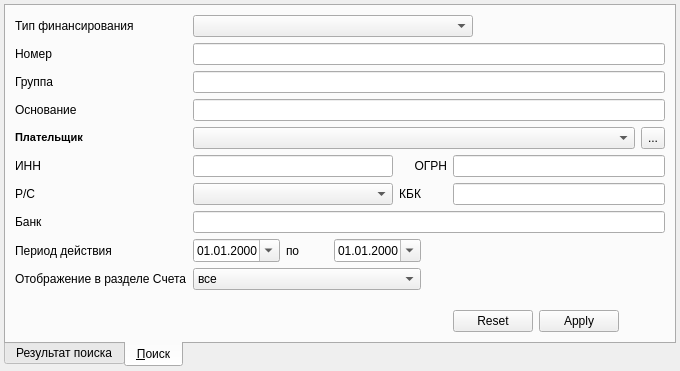
<?xml version="1.0" encoding="UTF-8"?>
<ui version="4.0">
 <class>ContractFindComboBoxPopup</class>
 <widget class="QWidget" name="ContractFindComboBoxPopup">
  <property name="geometry">
   <rect>
    <x>0</x>
    <y>0</y>
    <width>680</width>
    <height>371</height>
   </rect>
  </property>
  <property name="windowTitle">
   <string>Form</string>
  </property>
  <layout class="QGridLayout" name="gridLayout">
   <property name="margin">
    <number>4</number>
   </property>
   <property name="spacing">
    <number>4</number>
   </property>
   <item row="0" column="0">
    <widget class="QTabWidget" name="tabWidget">
     <property name="tabPosition">
      <enum>QTabWidget::South</enum>
     </property>
     <property name="tabShape">
      <enum>QTabWidget::Rounded</enum>
     </property>
     <property name="currentIndex">
      <number>1</number>
     </property>
     <widget class="QWidget" name="tabContractFind">
      <attribute name="title">
       <string>Результат поиска</string>
      </attribute>
      <layout class="QVBoxLayout">
       <property name="spacing">
        <number>4</number>
       </property>
       <property name="margin">
        <number>4</number>
       </property>
       <item>
        <widget class="QTreeView" name="tblContractFind">
         <attribute name="headerVisible">
          <bool>false</bool>
         </attribute>
        </widget>
       </item>
      </layout>
     </widget>
     <widget class="QWidget" name="tabSearch">
      <attribute name="title">
       <string>&amp;Поиск</string>
      </attribute>
      <layout class="QGridLayout" name="gridLayout_2">
       <item row="0" column="0">
        <widget class="QLabel" name="lblFinance">
         <property name="text">
          <string>Тип финансирования</string>
         </property>
        </widget>
       </item>
       <item row="0" column="1" colspan="4">
        <widget class="CRBComboBox" name="cmbFinance"/>
       </item>
       <item row="0" column="5" colspan="2">
        <spacer name="horizontalSpacer">
         <property name="orientation">
          <enum>Qt::Horizontal</enum>
         </property>
         <property name="sizeHint" stdset="0">
          <size>
           <width>186</width>
           <height>20</height>
          </size>
         </property>
        </spacer>
       </item>
       <item row="1" column="0">
        <widget class="QLabel" name="lblNumber">
         <property name="text">
          <string>Номер</string>
         </property>
        </widget>
       </item>
       <item row="1" column="1" colspan="6">
        <widget class="QLineEdit" name="edtNumber"/>
       </item>
       <item row="2" column="0">
        <widget class="QLabel" name="lblGrouping">
         <property name="text">
          <string>Группа</string>
         </property>
        </widget>
       </item>
       <item row="2" column="1" colspan="6">
        <widget class="QLineEdit" name="edtGrouping"/>
       </item>
       <item row="3" column="0">
        <widget class="QLabel" name="lblResolution">
         <property name="text">
          <string>Основание</string>
         </property>
        </widget>
       </item>
       <item row="3" column="1" colspan="6">
        <widget class="QLineEdit" name="edtResolution"/>
       </item>
       <item row="4" column="0">
        <widget class="QLabel" name="lblPayer">
         <property name="text">
          <string>&lt;html&gt;&lt;head&gt;&lt;meta name=&quot;qrichtext&quot; content=&quot;1&quot; /&gt;&lt;style type=&quot;text/css&quot;&gt;
p, li { white-space: pre-wrap; }
&lt;/style&gt;&lt;/head&gt;&lt;body style=&quot; font-family:'MS Shell Dlg 2'; font-size:8.25pt; font-weight:400; font-style:normal;&quot;&gt;
&lt;p style=&quot; margin-top:0px; margin-bottom:0px; margin-left:0px; margin-right:0px; -qt-block-indent:0; text-indent:0px;&quot;&gt;&lt;span style=&quot; font-size:8pt; font-weight:600;&quot;&gt;Плательщик&lt;/span&gt;&lt;/p&gt;&lt;/body&gt;&lt;/html&gt;</string>
         </property>
         <property name="buddy">
          <cstring>cmbPayer</cstring>
         </property>
        </widget>
       </item>
       <item row="4" column="1" colspan="5">
        <widget class="COrgComboBox" name="cmbPayer"/>
       </item>
       <item row="4" column="6">
        <widget class="QToolButton" name="btnSelectPayer">
         <property name="sizePolicy">
          <sizepolicy hsizetype="Fixed" vsizetype="Ignored">
           <horstretch>0</horstretch>
           <verstretch>0</verstretch>
          </sizepolicy>
         </property>
         <property name="text">
          <string>...</string>
         </property>
        </widget>
       </item>
       <item row="5" column="0">
        <widget class="QLabel" name="lblPayerINN">
         <property name="text">
          <string>ИНН</string>
         </property>
         <property name="alignment">
          <set>Qt::AlignLeading|Qt::AlignLeft|Qt::AlignVCenter</set>
         </property>
         <property name="buddy">
          <cstring>edtPayerINN</cstring>
         </property>
        </widget>
       </item>
       <item row="5" column="1">
        <widget class="QLineEdit" name="edtPayerINN">
         <property name="inputMask">
          <string>9999999999; </string>
         </property>
         <property name="maxLength">
          <number>10</number>
         </property>
         <property name="readOnly">
          <bool>true</bool>
         </property>
        </widget>
       </item>
       <item row="5" column="2" colspan="2">
        <widget class="QLabel" name="lblPayerOGRN">
         <property name="sizePolicy">
          <sizepolicy hsizetype="Preferred" vsizetype="Preferred">
           <horstretch>0</horstretch>
           <verstretch>0</verstretch>
          </sizepolicy>
         </property>
         <property name="text">
          <string>ОГРН</string>
         </property>
         <property name="scaledContents">
          <bool>false</bool>
         </property>
         <property name="alignment">
          <set>Qt::AlignRight|Qt::AlignTrailing|Qt::AlignVCenter</set>
         </property>
         <property name="buddy">
          <cstring>edtPayerOGRN</cstring>
         </property>
        </widget>
       </item>
       <item row="5" column="4" colspan="3">
        <widget class="QLineEdit" name="edtPayerOGRN">
         <property name="readOnly">
          <bool>true</bool>
         </property>
        </widget>
       </item>
       <item row="6" column="0">
        <widget class="QLabel" name="lblPayerAccount">
         <property name="text">
          <string>Р/C</string>
         </property>
         <property name="alignment">
          <set>Qt::AlignLeading|Qt::AlignLeft|Qt::AlignVCenter</set>
         </property>
         <property name="buddy">
          <cstring>cmbPayerAccount</cstring>
         </property>
        </widget>
       </item>
       <item row="6" column="1">
        <widget class="COrgAccComboBox" name="cmbPayerAccount"/>
       </item>
       <item row="6" column="2">
        <widget class="QLabel" name="lblPayerKBK">
         <property name="sizePolicy">
          <sizepolicy hsizetype="Preferred" vsizetype="Preferred">
           <horstretch>0</horstretch>
           <verstretch>0</verstretch>
          </sizepolicy>
         </property>
         <property name="text">
          <string>КБК</string>
         </property>
         <property name="scaledContents">
          <bool>false</bool>
         </property>
         <property name="alignment">
          <set>Qt::AlignRight|Qt::AlignTrailing|Qt::AlignVCenter</set>
         </property>
         <property name="buddy">
          <cstring>edtPayerKBK</cstring>
         </property>
        </widget>
       </item>
       <item row="6" column="4" colspan="3">
        <widget class="QLineEdit" name="edtPayerKBK"/>
       </item>
       <item row="7" column="0">
        <widget class="QLabel" name="lblPayerBank">
         <property name="text">
          <string>Банк</string>
         </property>
         <property name="alignment">
          <set>Qt::AlignLeading|Qt::AlignLeft|Qt::AlignVCenter</set>
         </property>
         <property name="buddy">
          <cstring>edtPayerBank</cstring>
         </property>
        </widget>
       </item>
       <item row="7" column="1" colspan="6">
        <widget class="QLineEdit" name="edtPayerBank">
         <property name="readOnly">
          <bool>true</bool>
         </property>
        </widget>
       </item>
       <item row="8" column="0">
        <widget class="QLabel" name="lblPeriod">
         <property name="text">
          <string>Период действия</string>
         </property>
        </widget>
       </item>
       <item row="8" column="1" colspan="2">
        <layout class="QHBoxLayout" name="horizontalLayout">
         <item>
          <widget class="CDateEdit" name="edtBegDate">
           <property name="displayFormat">
            <string>dd.MM.yyyy</string>
           </property>
           <property name="calendarPopup">
            <bool>true</bool>
           </property>
          </widget>
         </item>
         <item>
          <widget class="QLabel" name="label_6">
           <property name="text">
            <string>по</string>
           </property>
          </widget>
         </item>
         <item>
          <widget class="CDateEdit" name="edtEndDate">
           <property name="displayFormat">
            <string>dd.MM.yyyy</string>
           </property>
           <property name="calendarPopup">
            <bool>true</bool>
           </property>
          </widget>
         </item>
        </layout>
       </item>
       <item row="8" column="3" colspan="4">
        <spacer name="horizontalSpacer_2">
         <property name="orientation">
          <enum>Qt::Horizontal</enum>
         </property>
         <property name="sizeHint" stdset="0">
          <size>
           <width>238</width>
           <height>21</height>
          </size>
         </property>
        </spacer>
       </item>
       <item row="9" column="0">
        <widget class="QLabel" name="lblEnableInAccounts">
         <property name="text">
          <string>Отображение в разделе Счета</string>
         </property>
        </widget>
       </item>
       <item row="9" column="1" colspan="2">
        <widget class="QComboBox" name="cmbEnableInAccounts">
         <item>
          <property name="text">
           <string>все</string>
          </property>
         </item>
         <item>
          <property name="text">
           <string>отображаются</string>
          </property>
         </item>
         <item>
          <property name="text">
           <string>не отображаются</string>
          </property>
         </item>
        </widget>
       </item>
       <item row="9" column="3" colspan="4">
        <spacer name="horizontalSpacer_3">
         <property name="orientation">
          <enum>Qt::Horizontal</enum>
         </property>
         <property name="sizeHint" stdset="0">
          <size>
           <width>238</width>
           <height>22</height>
          </size>
         </property>
        </spacer>
       </item>
       <item row="10" column="0">
        <spacer name="verticalSpacer">
         <property name="orientation">
          <enum>Qt::Vertical</enum>
         </property>
         <property name="sizeHint" stdset="0">
          <size>
           <width>20</width>
           <height>40</height>
          </size>
         </property>
        </spacer>
       </item>
       <item row="11" column="0" colspan="4">
        <spacer>
         <property name="orientation">
          <enum>Qt::Horizontal</enum>
         </property>
         <property name="sizeHint" stdset="0">
          <size>
           <width>231</width>
           <height>20</height>
          </size>
         </property>
        </spacer>
       </item>
       <item row="11" column="4" colspan="3">
        <widget class="QDialogButtonBox" name="buttonBox">
         <property name="sizePolicy">
          <sizepolicy hsizetype="Fixed" vsizetype="Fixed">
           <horstretch>0</horstretch>
           <verstretch>0</verstretch>
          </sizepolicy>
         </property>
         <property name="orientation">
          <enum>Qt::Horizontal</enum>
         </property>
         <property name="standardButtons">
          <set>QDialogButtonBox::Apply|QDialogButtonBox::Reset</set>
         </property>
         <property name="centerButtons">
          <bool>false</bool>
         </property>
        </widget>
       </item>
      </layout>
     </widget>
    </widget>
   </item>
  </layout>
 </widget>
 <customwidgets>
  <customwidget>
   <class>CRBComboBox</class>
   <extends>QComboBox</extends>
   <header>library/crbcombobox.h</header>
  </customwidget>
  <customwidget>
   <class>COrgComboBox</class>
   <extends>QComboBox</extends>
   <header>OrgComboBox.h</header>
  </customwidget>
  <customwidget>
   <class>COrgAccComboBox</class>
   <extends>QComboBox</extends>
   <header>OrgComboBox.h</header>
  </customwidget>
  <customwidget>
   <class>CDateEdit</class>
   <extends>QDateEdit</extends>
   <header>library/DateEdit.h</header>
  </customwidget>
 </customwidgets>
 <tabstops>
  <tabstop>tabWidget</tabstop>
  <tabstop>tblContractFind</tabstop>
 </tabstops>
 <resources/>
 <connections/>
</ui>
